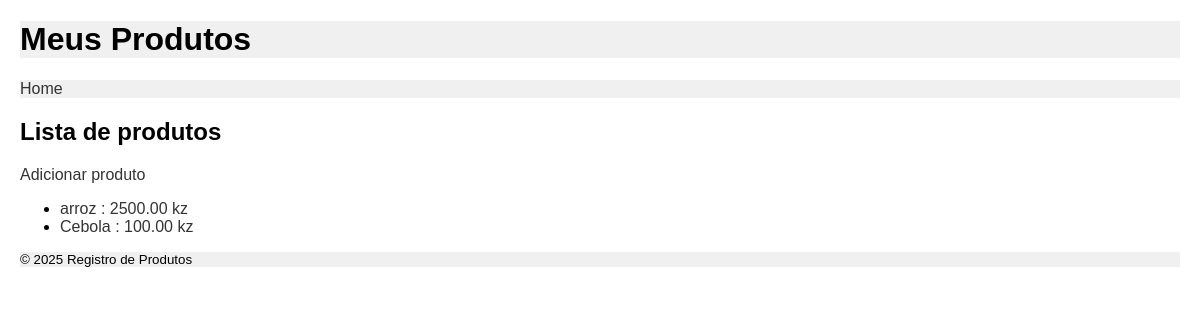
The page /polls/ on the database as committed earlier.
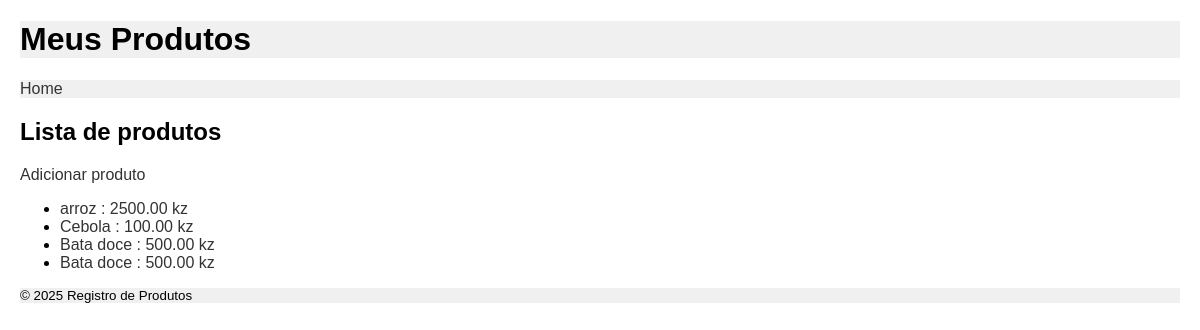
The same page on the database as committed later.
### polls/models.py (models this page shows, shortened)
class Produto(models.Model):
	nome = models.CharField(max_length=200)
	preco = models.DecimalField(max_digits=10, decimal_places=2)

### polls/views.py (the view)
# urls.py: path("", views.index, name="index"),
def index(request):
	produto = Produto.objects.all()
	return render(request, "polls/index.html", {"produto": produto})

### polls/templates/polls/index.html (shortened to what this page needs)
{% extends "polls/base.html" %}
{% block content %}
<h2>Lista de produtos</h2>
  <p><a href="{% url 'polls:adicionar_produto' %}">Adicionar produto</a></p>
{% if produto %}
<ul>
    {% for p in produto %}
    <li>
        <a href="{% url 'polls:detail'  p.pk %}">
            {{ p.nome }} : {{ p.preco }} kz
        </a>
    </li>
    {% endfor %}
</ul>
{% else %}
<p>Nenhum produto registrado</p>
{% endif %}
{% endblock %}

### polls/templates/polls/base.html (shortened to what this page needs)
<!DOCTYPE html>
<html lang="pt">
<head>
</head>
<body>
    <header>
        <h1>Meus Produtos</h1>
    </header>
       <nav>
            <a href="{% url 'polls:index' %}">Home</a>
        </nav>
    <main>
        {% block content %}
        {% endblock %}
    </main>
    <footer>
        <small><p>&copy; 2025 Registro de Produtos</p></small>
    </footer>
</body>
</html>

### polls/templates/polls/base.html (style rules this page uses)
body { margin: 20px; font-family: Arial, Helvetica, sans-serif; }
header, nav, footer { padding: 10; background-color: #f0f0f0; margin-bottom: 10px; }
nav, a { text-decoration: none; color: #333; }

Rows that differ between the two databases and show on the page:
added Produto: nome "Bata doce", preco "500.00"
added Produto: nome "Bata doce", preco "500.00"
